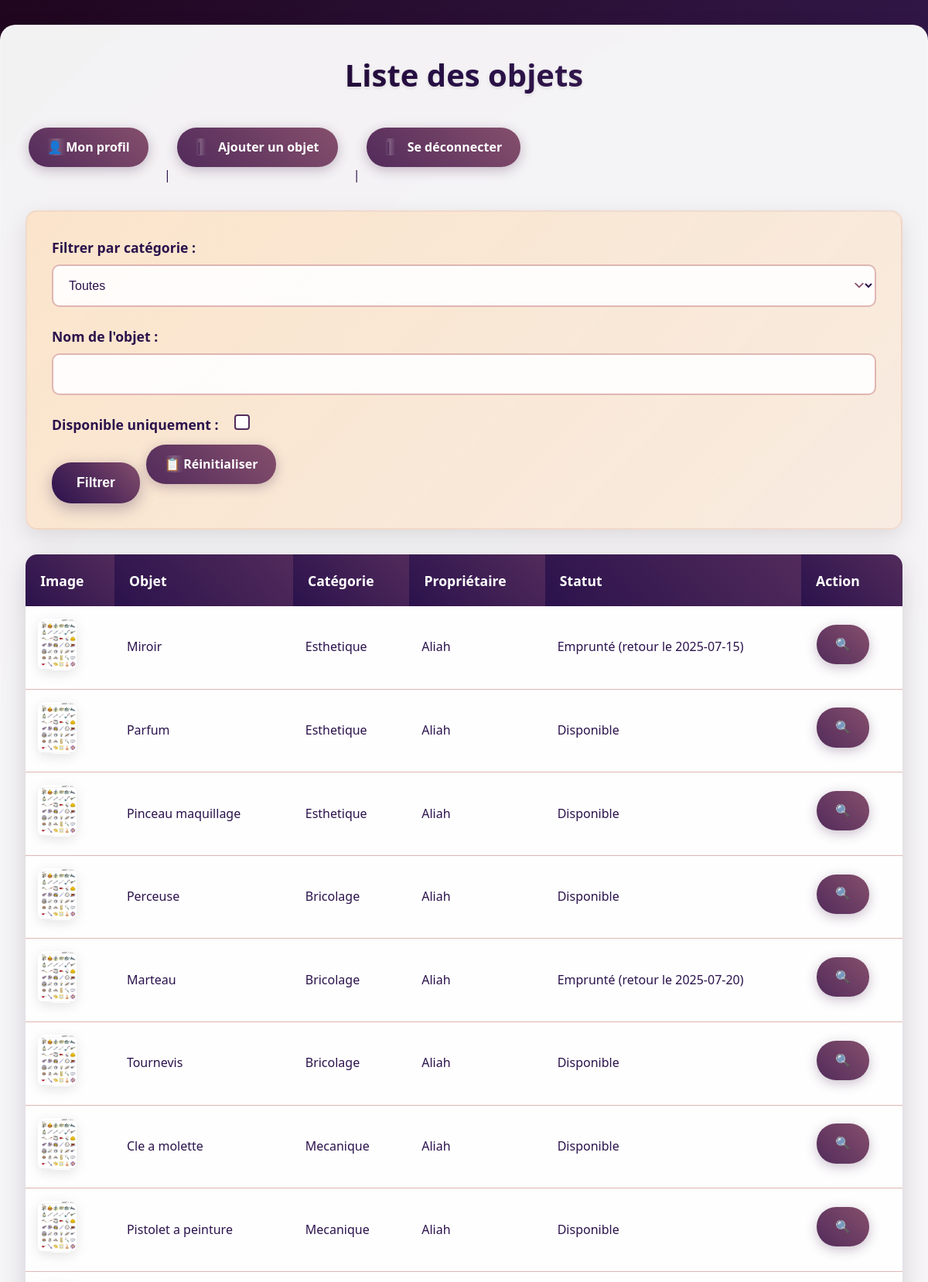
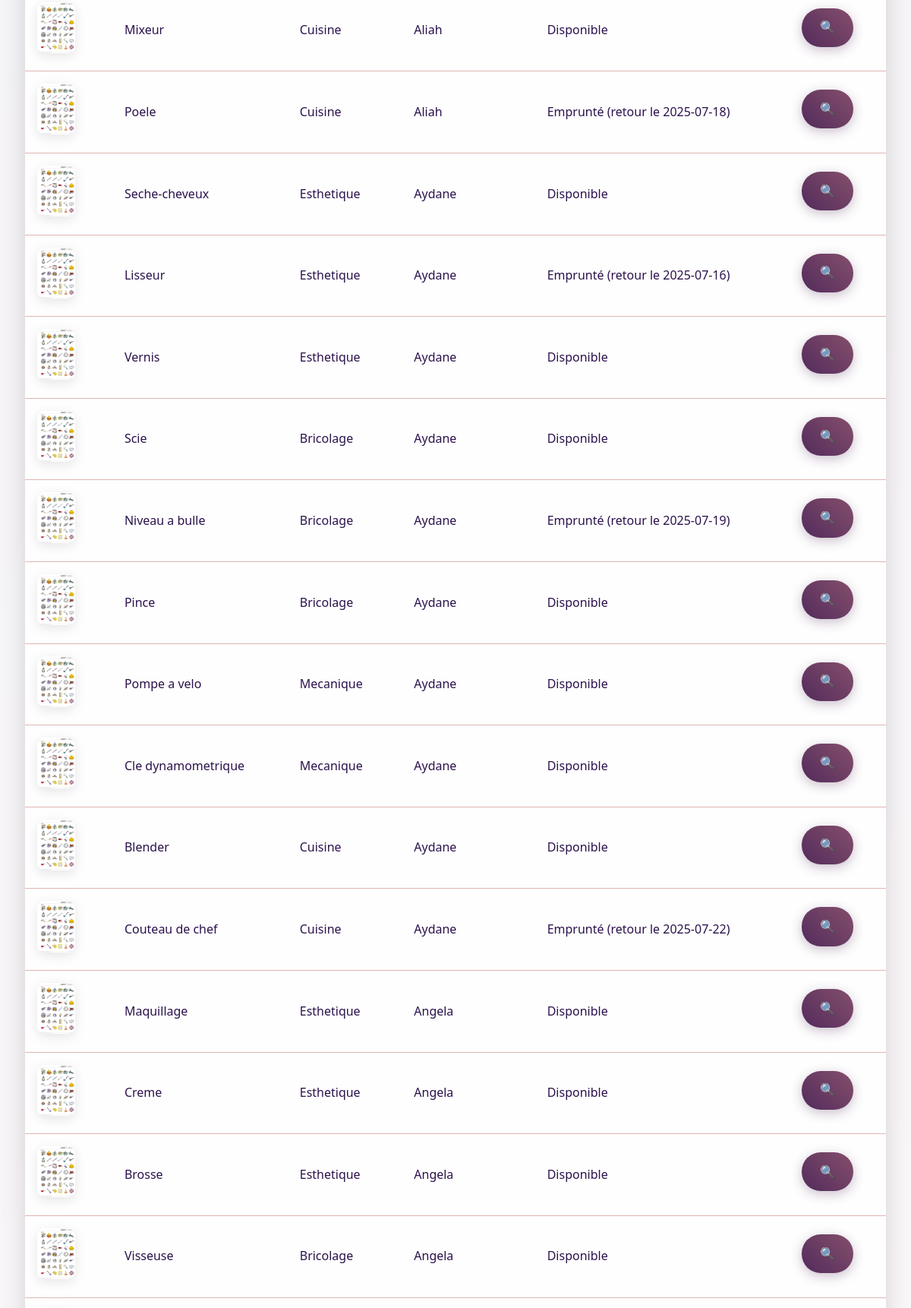
Page /PAGES/liste_objets.php (signed in, upper part) on the committed database (2 pictures, top to bottom).
### tables this page shows
CREATE TABLE vobjet (
    id_objet INT PRIMARY KEY AUTO_INCREMENT,
    nom_objet VARCHAR(100),
    id_categorie INT,
    id_membre INT,
    FOREIGN KEY (id_categorie) REFERENCES vcategorie_objet(id_categorie),
    FOREIGN KEY (id_membre) REFERENCES vmembre(id_membre)
);

CREATE TABLE vcategorie_objet (
    id_categorie INT PRIMARY KEY AUTO_INCREMENT,
    nom_categorie VARCHAR(50)
);

CREATE TABLE vmembre (
    id_membre INT PRIMARY KEY AUTO_INCREMENT,
    nom VARCHAR(50),
    date_naissance DATE,
    genre VARCHAR(10),
    mail VARCHAR(100) UNIQUE,
    ville VARCHAR(50),
    mdp VARCHAR(255),
    image_profil VARCHAR(255)
);

CREATE TABLE vemprunt (
    id_emprunt INT PRIMARY KEY AUTO_INCREMENT,
    id_objet INT,
    id_membre INT,
    date_emprunt DATE,
    date_retour DATE,
    FOREIGN KEY (id_objet) REFERENCES vobjet(id_objet),
    FOREIGN KEY (id_membre) REFERENCES vmembre(id_membre)
);

### PAGES/liste_objets.php (the view, shortened to what this page needs)
<?php
require_once '../includes/fonctions.php';
$nom_objet = isset($_GET['nom_objet']) ? trim($_GET['nom_objet']) : '';
$disponible = isset($_GET['disponible']) ? 1 : 0;
$requete = "SELECT
                o.id_objet,
                o.nom_objet,
                c.nom_categorie,
                m.nom AS proprietaire,
                e.date_retour,
                o.id_categorie,
                o.image_principale
            FROM vobjet o
            JOIN vcategorie_objet c ON o.id_categorie = c.id_categorie
            JOIN vmembre m ON o.id_membre = m.id_membre
            LEFT JOIN vemprunt e ON o.id_objet = e.id_objet AND e.date_retour >= CURDATE()";
$resultat = mysqli_query($bdd, $requete);
$objets = [];
while ($row = mysqli_fetch_assoc($resultat)) {
    $objets[] = $row;
}
?>
<!DOCTYPE html>
<html lang="fr">
<head>
    <link rel="stylesheet" href="../assets/styles.css">
</head>
<body>
    <div class="container wide">
        <h1>Liste des objets</h1>
        <a href="fiche_membre.php">Mon profil</a> |
        <a href="ajouter_objet.php">Ajouter un objet</a> |
        <a href="login.php">Se déconnecter</a>
        <form method="GET" action="">
            <label>Filtrer par catégorie :</label>
            <select name="categorie">
                <option value="">Toutes</option>
            </select>
            <label>Nom de l'objet :</label>
            <input type="text" name="nom_objet" value="<?php echo htmlspecialchars($nom_objet); ?>"><br>
            <label>Disponible uniquement :</label>
            <input type="checkbox" name="disponible" <?php echo $disponible ? 'checked' : ''; ?>><br>
            <button type="submit">Filtrer</button>
            <a href="liste_objets.php">Réinitialiser</a>
        </form>
        <?php if (empty($objets)) { ?>
            <p>Aucun objet trouvé.</p>
        <?php } else { ?>
            <table>
                <tr>
                    <th>Image</th>
                    <th>Objet</th>
                    <th>Catégorie</th>
                    <th>Propriétaire</th>
                    <th>Statut</th>
                    <th>Action</th>
                </tr>
                <?php foreach ($objets as $objet) { ?>
                    <tr>
                        <td><img src="<?php echo htmlspecialchars($objet['image_principale']); ?>" alt="Image principale" width="50"></td>
                        <td><?php echo htmlspecialchars($objet['nom_objet']); ?></td>
                        <td><?php echo htmlspecialchars($objet['nom_categorie']); ?></td>
                        <td><?php echo htmlspecialchars($objet['proprietaire']); ?></td>
                        <td><?php echo $objet['date_retour'] ? "Emprunté (retour le {$objet['date_retour']})" : "Disponible"; ?></td>
                        <td><a href="fiche_objet.php?id=<?php echo htmlspecialchars($objet['id_objet']); ?>">🔍</a></td>
                    </tr>
                <?php } ?>
            </table>
        <?php } ?>
    </div>
</body>
</html>

### rows in the picture
vobjet: image_principale (placeholder picture), nom_objet "Miroir", id_categorie.nom_categorie "Esthetique", id_membre.nom "Aliah", vemprunt.date_retour "2025-07-15"
vobjet: image_principale (placeholder picture), nom_objet "Parfum", id_categorie.nom_categorie "Esthetique", id_membre.nom "Aliah", shows "Disponible"
vobjet: image_principale (placeholder picture), nom_objet "Pinceau maquillage", id_categorie.nom_categorie "Esthetique", id_membre.nom "Aliah", shows "Disponible"
vobjet: image_principale (placeholder picture), nom_objet "Perceuse", id_categorie.nom_categorie "Bricolage", id_membre.nom "Aliah", shows "Disponible"
vobjet: image_principale (placeholder picture), nom_objet "Marteau", id_categorie.nom_categorie "Bricolage", id_membre.nom "Aliah", vemprunt.date_retour "2025-07-20"
vobjet: image_principale (placeholder picture), nom_objet "Tournevis", id_categorie.nom_categorie "Bricolage", id_membre.nom "Aliah", shows "Disponible"
vobjet: image_principale (placeholder picture), nom_objet "Cle a molette", id_categorie.nom_categorie "Mecanique", id_membre.nom "Aliah", shows "Disponible"
vobjet: image_principale (placeholder picture), nom_objet "Pistolet a peinture", id_categorie.nom_categorie "Mecanique", id_membre.nom "Aliah", shows "Disponible"
vobjet: image_principale (placeholder picture), nom_objet "Mixeur", id_categorie.nom_categorie "Cuisine", id_membre.nom "Aliah", shows "Disponible"
vobjet: image_principale (placeholder picture), nom_objet "Poele", id_categorie.nom_categorie "Cuisine", id_membre.nom "Aliah", vemprunt.date_retour "2025-07-18"
vobjet: image_principale (placeholder picture), nom_objet "Seche-cheveux", id_categorie.nom_categorie "Esthetique", id_membre.nom "Aydane", shows "Disponible"
vobjet: image_principale (placeholder picture), nom_objet "Lisseur", id_categorie.nom_categorie "Esthetique", id_membre.nom "Aydane", vemprunt.date_retour "2025-07-16"
vobjet: image_principale (placeholder picture), nom_objet "Vernis", id_categorie.nom_categorie "Esthetique", id_membre.nom "Aydane", shows "Disponible"
vobjet: image_principale (placeholder picture), nom_objet "Scie", id_categorie.nom_categorie "Bricolage", id_membre.nom "Aydane", shows "Disponible"
vobjet: image_principale (placeholder picture), nom_objet "Niveau a bulle", id_categorie.nom_categorie "Bricolage", id_membre.nom "Aydane", vemprunt.date_retour "2025-07-19"
vobjet: image_principale (placeholder picture), nom_objet "Pince", id_categorie.nom_categorie "Bricolage", id_membre.nom "Aydane", shows "Disponible"
vobjet: image_principale (placeholder picture), nom_objet "Pompe a velo", id_categorie.nom_categorie "Mecanique", id_membre.nom "Aydane", shows "Disponible"
vobjet: image_principale (placeholder picture), nom_objet "Cle dynamometrique", id_categorie.nom_categorie "Mecanique", id_membre.nom "Aydane", shows "Disponible"
vobjet: image_principale (placeholder picture), nom_objet "Blender", id_categorie.nom_categorie "Cuisine", id_membre.nom "Aydane", shows "Disponible"
vobjet: image_principale (placeholder picture), nom_objet "Couteau de chef", id_categorie.nom_categorie "Cuisine", id_membre.nom "Aydane", vemprunt.date_retour "2025-07-22"
vobjet: image_principale (placeholder picture), nom_objet "Maquillage", id_categorie.nom_categorie "Esthetique", id_membre.nom "Angela", shows "Disponible"
vobjet: image_principale (placeholder picture), nom_objet "Creme", id_categorie.nom_categorie "Esthetique", id_membre.nom "Angela", shows "Disponible"
vobjet: image_principale (placeholder picture), nom_objet "Brosse", id_categorie.nom_categorie "Esthetique", id_membre.nom "Angela", shows "Disponible"
vobjet: image_principale (placeholder picture), nom_objet "Visseuse", id_categorie.nom_categorie "Bricolage", id_membre.nom "Angela", shows "Disponible"
